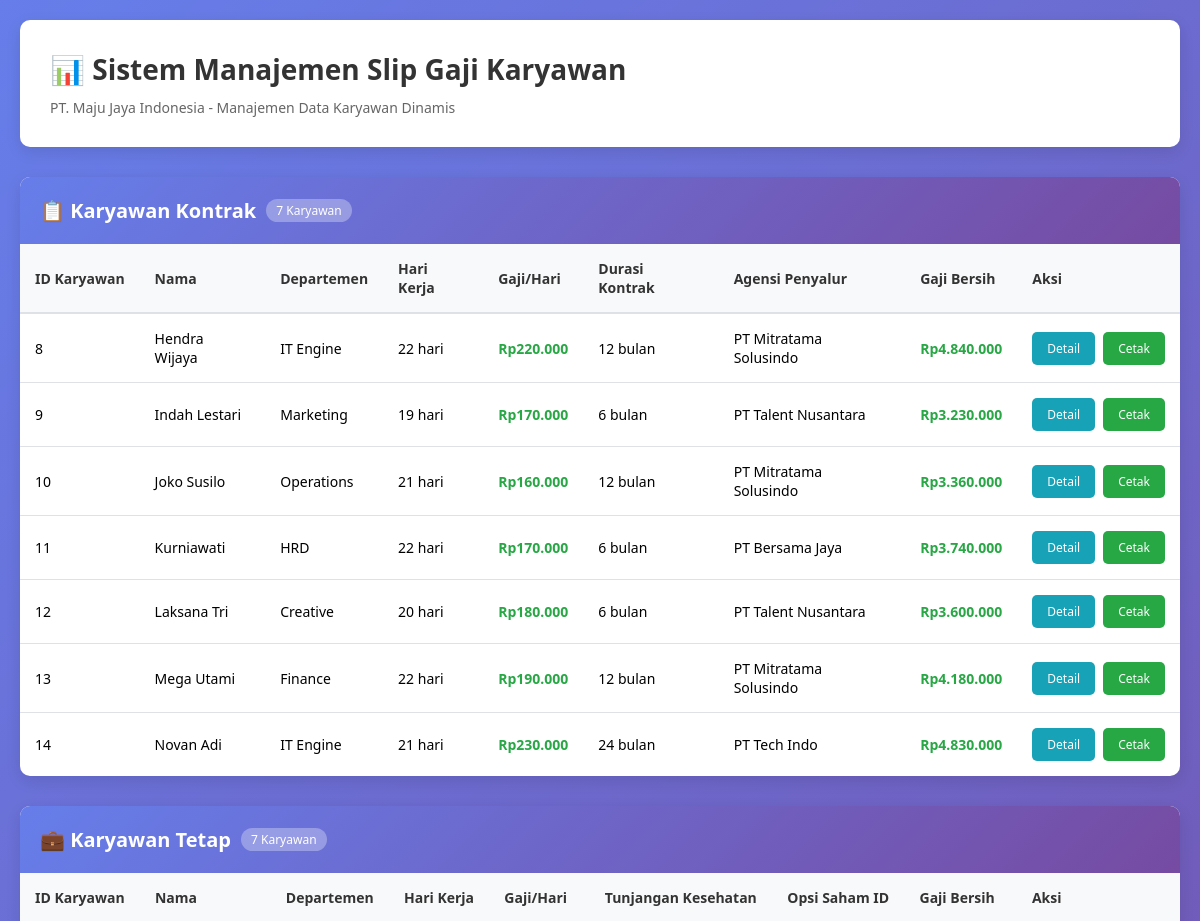
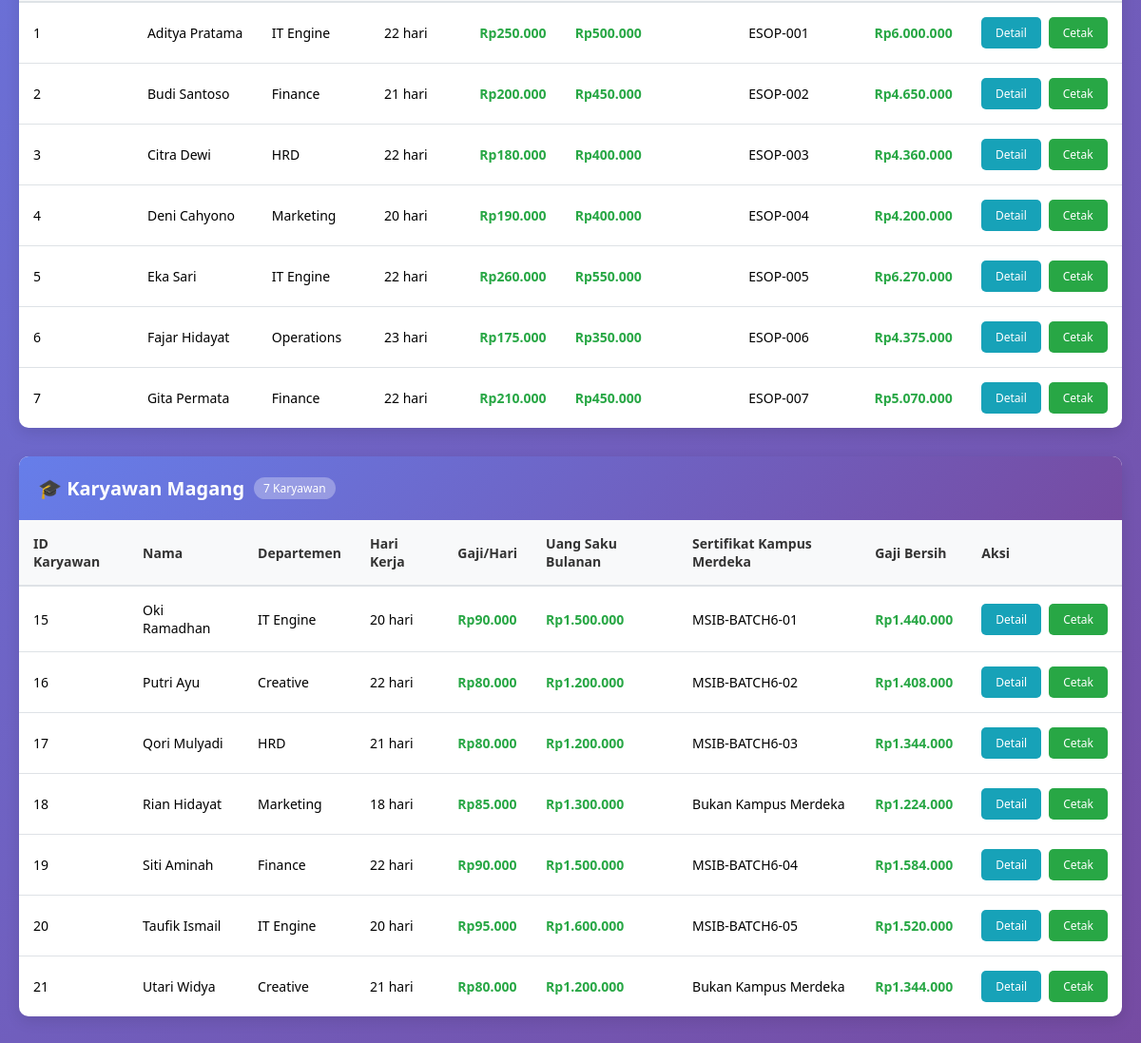
The page / on the database its author committed (2 pictures, top to bottom).
### tables this page shows
CREATE TABLE `tabel_karyawan` (
  `id_karyawan` int NOT NULL,
  `nama_karyawan` varchar(100) NOT NULL,
  `departemen` varchar(50) NOT NULL,
  `hari_kerja_masuk` int NOT NULL,
  `gaji_dasar_per_hari` decimal(10,2) NOT NULL,
  `jenis_karyawan` enum('kontrak','tetap','magang') NOT NULL,
  `durasi_kontrak_bulan` int DEFAULT NULL,
  `agensi_penyalur` varchar(100) DEFAULT NULL,
  `tunjangan_kesehatan` decimal(10,2) DEFAULT NULL,
  `opsi_saham_id` varchar(50) DEFAULT NULL,
  `uang_saku_bulanan` decimal(10,2) DEFAULT NULL,
  `sertifikat_kampus_merdeka` varchar(100) DEFAULT NULL,
  `tanggal_dibuat` timestamp NULL DEFAULT CURRENT_TIMESTAMP
);

### Karyawan.php (called while the page is built, shortened)
<?php
abstract class Karyawan {
    protected $id_karyawan;
    protected $nama_karyawan;
    protected $departemen;
    protected $hariKerjaMasuk;
    protected $gajiDasarPerHari;
    public function __construct($id_karyawan, $nama_karyawan, $departemen, $hariKerjaMasuk, $gajiDasarPerHari) {
        $this->id_karyawan = $id_karyawan;
        $this->nama_karyawan = $nama_karyawan;
        $this->departemen = $departemen;
        $this->hariKerjaMasuk = $hariKerjaMasuk;
        $this->gajiDasarPerHari = $gajiDasarPerHari;
    }
    public function getIdKaryawan() {
        return $this->id_karyawan;
    }
    public function getNamaKaryawan() {
        return $this->nama_karyawan;
    }
    public function getDepartemen() {
        return $this->departemen;
    }
    public function getHariKerjaMasuk() {
        return $this->hariKerjaMasuk;
    }
    public function getGajiDasarPerHari() {
        return $this->gajiDasarPerHari;
    }
}
?>

### KaryawanKontrak.php (called while the page is built, shortened)
<?php
require_once 'Karyawan.php';
class KaryawanKontrak extends Karyawan {
    protected $durasiKontrakBulan;
    protected $agensiPenyalur;
    public function __construct($id_karyawan, $nama_karyawan, $departemen, $hariKerjaMasuk, $gajiDasarPerHari, $durasiKontrakBulan, $agensiPenyalur) {
        $this->durasiKontrakBulan = $durasiKontrakBulan;
        $this->agensiPenyalur = $agensiPenyalur;
    }
    public function hitungGajiBersih() {
        $gajiBersih = $this->hariKerjaMasuk * $this->gajiDasarPerHari;
        return $gajiBersih;
    }
    public function getDurasiKontrakBulan() {
        return $this->durasiKontrakBulan;
    }
    public function getAgensiPenyalur() {
        return $this->agensiPenyalur;
    }
}
?>

### KaryawanTetap.php (called while the page is built, shortened)
<?php
require_once 'Karyawan.php';
class KaryawanTetap extends Karyawan {
    protected $tunjanganKesehatan;
    protected $opsiSahamId;
    public function __construct($id_karyawan, $nama_karyawan, $departemen, $hariKerjaMasuk, $gajiDasarPerHari, $tunjanganKesehatan, $opsiSahamId) {
        $this->tunjanganKesehatan = $tunjanganKesehatan;
        $this->opsiSahamId = $opsiSahamId;
    }
    public function hitungGajiBersih() {
        $gajiBersih = ($this->hariKerjaMasuk * $this->gajiDasarPerHari) + $this->tunjanganKesehatan;
        return $gajiBersih;
    }
    public function getTunjanganKesehatan() {
        return $this->tunjanganKesehatan;
    }
    public function getOpsiSahamId() {
        return $this->opsiSahamId;
    }
}
?>

### KaryawanMagang.php (called while the page is built, shortened)
<?php
require_once 'Karyawan.php';
class KaryawanMagang extends Karyawan {
    protected $uangSakuBulanan;
    protected $sertifikatKampusMerdeka;
    public function __construct($id_karyawan, $nama_karyawan, $departemen, $hariKerjaMasuk, $gajiDasarPerHari, $uangSakuBulanan, $sertifikatKampusMerdeka) {
        $this->uangSakuBulanan = $uangSakuBulanan;
        $this->sertifikatKampusMerdeka = $sertifikatKampusMerdeka;
    }
    public function hitungGajiBersih() {
        $gajiBersih = ($this->hariKerjaMasuk * $this->gajiDasarPerHari) * 0.80;
        return $gajiBersih;
    }
    public function getUangSakuBulanan() {
        return $this->uangSakuBulanan;
    }
    public function getSertifikatKampusMerdeka() {
        return $this->sertifikatKampusMerdeka;
    }
}
?>

### index.php (the view, shortened to what this page needs)
<?php
require_once 'koneksi.php';
require_once 'Karyawan.php';
require_once 'KaryawanKontrak.php';
require_once 'KaryawanTetap.php';
require_once 'KaryawanMagang.php';
$karyawanKontrak = [];
$karyawanTetap = [];
$karyawanMagang = [];
$queryKontrak = "SELECT * FROM tabel_karyawan WHERE jenis_karyawan = 'kontrak'";
$resultKontrak = $koneksi->query($queryKontrak);
if ($resultKontrak && $resultKontrak->num_rows > 0) {
    while ($row = $resultKontrak->fetch_assoc()) {
        $karyawanKontrak[] = new KaryawanKontrak(
            $row['id_karyawan'],
            $row['nama_karyawan'],
            $row['departemen'],
            $row['hari_kerja_masuk'],
            $row['gaji_dasar_per_hari'],
            $row['durasi_kontrak_bulan'],
            $row['agensi_penyalur']
        );
    }
}
$queryTetap = "SELECT * FROM tabel_karyawan WHERE jenis_karyawan = 'tetap'";
$resultTetap = $koneksi->query($queryTetap);
if ($resultTetap && $resultTetap->num_rows > 0) {
    while ($row = $resultTetap->fetch_assoc()) {
        $karyawanTetap[] = new KaryawanTetap(
            $row['id_karyawan'],
            $row['nama_karyawan'],
            $row['departemen'],
            $row['hari_kerja_masuk'],
            $row['gaji_dasar_per_hari'],
            $row['tunjangan_kesehatan'],
            $row['opsi_saham_id']
        );
    }
}
$queryMagang = "SELECT * FROM tabel_karyawan WHERE jenis_karyawan = 'magang'";
$resultMagang = $koneksi->query($queryMagang);
if ($resultMagang && $resultMagang->num_rows > 0) {
    while ($row = $resultMagang->fetch_assoc()) {
        $karyawanMagang[] = new KaryawanMagang(
            $row['id_karyawan'],
            $row['nama_karyawan'],
            $row['departemen'],
            $row['hari_kerja_masuk'],
            $row['gaji_dasar_per_hari'],
            $row['uang_saku_bulanan'],
            $row['sertifikat_kampus_merdeka']
        );
    }
}
?>
<!DOCTYPE html>
<html lang="id">
<head>
</head>
<body>
    <div class="container">
        <div class="header">
            <h1>📊 Sistem Manajemen Slip Gaji Karyawan</h1>
            <p>PT. Maju Jaya Indonesia - Manajemen Data Karyawan Dinamis</p>
        </div>
        <div class="section">
            <div class="section-title">
                📋 Karyawan Kontrak
                <span class="badge"><?php echo count($karyawanKontrak); ?> Karyawan</span>
            </div>
            <div class="content">
                <?php if (count($karyawanKontrak) > 0): ?>
                    <table class="table">
                        <thead>
                            <tr>
                                <th>ID Karyawan</th>
                                <th>Nama</th>
                                <th>Departemen</th>
                                <th>Hari Kerja</th>
                                <th>Gaji/Hari</th>
                                <th>Durasi Kontrak</th>
                                <th>Agensi Penyalur</th>
                                <th>Gaji Bersih</th>
                                <th>Aksi</th>
                            </tr>
                        </thead>
                        <tbody>
                            <?php foreach ($karyawanKontrak as $k): ?>
                                <tr>
                                    <td><?php echo $k->getIdKaryawan(); ?></td>
                                    <td><?php echo $k->getNamaKaryawan(); ?></td>
                                    <td><?php echo $k->getDepartemen(); ?></td>
                                    <td><?php echo $k->getHariKerjaMasuk(); ?> hari</td>
                                    <td class="rupiah">Rp<?php echo number_format($k->getGajiDasarPerHari(), 0, ',', '.'); ?></td>
                                    <td><?php echo $k->getDurasiKontrakBulan(); ?> bulan</td>
                                    <td><?php echo $k->getAgensiPenyalur(); ?></td>
                                    <td class="rupiah">Rp<?php echo number_format($k->hitungGajiBersih(), 0, ',', '.'); ?></td>
                                    <td>
                                        <div class="action-buttons">
                                            <a href="detail_karyawan.php?id=<?php echo $k->getIdKaryawan(); ?>&tipe=kontrak" class="btn btn-info">Detail</a>
                                            <a href="print_slip_gaji.php?id=<?php echo $k->getIdKaryawan(); ?>&tipe=kontrak" class="btn btn-success" target="_blank">Cetak</a>
                                        </div>
                                    </td>
                                </tr>
                            <?php endforeach; ?>
                        </tbody>
                    </table>
                <?php else: ?>
                    <div class="empty-message">
                        ℹ️ Tidak ada data Karyawan Kontrak
                    </div>
                <?php endif; ?>
            </div>
        </div>
        <div class="section">
            <div class="section-title">
                💼 Karyawan Tetap
                <span class="badge"><?php echo count($karyawanTetap); ?> Karyawan</span>
            </div>
            <div class="content">
                <?php if (count($karyawanTetap) > 0): ?>
                    <table class="table">
                        <thead>
                            <tr>
                                <th>ID Karyawan</th>
                                <th>Nama</th>
                                <th>Departemen</th>
                                <th>Hari Kerja</th>
                                <th>Gaji/Hari</th>
                                <th>Tunjangan Kesehatan</th>
                                <th>Opsi Saham ID</th>
                                <th>Gaji Bersih</th>
                                <th>Aksi</th>
                            </tr>
                        </thead>
                        <tbody>
                            <?php foreach ($karyawanTetap as $k): ?>
                                <tr>
                                    <td><?php echo $k->getIdKaryawan(); ?></td>
                                    <td><?php echo $k->getNamaKaryawan(); ?></td>
                                    <td><?php echo $k->getDepartemen(); ?></td>
                                    <td><?php echo $k->getHariKerjaMasuk(); ?> hari</td>
                                    <td class="rupiah">Rp<?php echo number_format($k->getGajiDasarPerHari(), 0, ',', '.'); ?></td>
                                    <td class="rupiah">Rp<?php echo number_format($k->getTunjanganKesehatan(), 0, ',', '.'); ?></td>
                                    <td><?php echo $k->getOpsiSahamId(); ?></td>
                                    <td class="rupiah">Rp<?php echo number_format($k->hitungGajiBersih(), 0, ',', '.'); ?></td>
                                    <td>
                                        <div class="action-buttons">
                                            <a href="detail_karyawan.php?id=<?php echo $k->getIdKaryawan(); ?>&tipe=tetap" class="btn btn-info">Detail</a>
                                            <a href="print_slip_gaji.php?id=<?php echo $k->getIdKaryawan(); ?>&tipe=tetap" class="btn btn-success" target="_blank">Cetak</a>
                                        </div>
                                    </td>
                                </tr>
                            <?php endforeach; ?>
                        </tbody>
                    </table>
                <?php else: ?>
                    <div class="empty-message">
                        ℹ️ Tidak ada data Karyawan Tetap
                    </div>
                <?php endif; ?>
            </div>
        </div>
        <div class="section">
            <div class="section-title">
                🎓 Karyawan Magang
                <span class="badge"><?php echo count($karyawanMagang); ?> Karyawan</span>
            </div>
            <div class="content">
                <?php if (count($karyawanMagang) > 0): ?>
                    <table class="table">
                        <thead>
                            <tr>
                                <th>ID Karyawan</th>
                                <th>Nama</th>
                                <th>Departemen</th>
                                <th>Hari Kerja</th>
                                <th>Gaji/Hari</th>
                                <th>Uang Saku Bulanan</th>
                                <th>Sertifikat Kampus Merdeka</th>
                                <th>Gaji Bersih</th>
                                <th>Aksi</th>
                            </tr>
                        </thead>
                        <tbody>
                            <?php foreach ($karyawanMagang as $k): ?>
                                <tr>
                                    <td><?php echo $k->getIdKaryawan(); ?></td>
                                    <td><?php echo $k->getNamaKaryawan(); ?></td>
                                    <td><?php echo $k->getDepartemen(); ?></td>
                                    <td><?php echo $k->getHariKerjaMasuk(); ?> hari</td>
                                    <td class="rupiah">Rp<?php echo number_format($k->getGajiDasarPerHari(), 0, ',', '.'); ?></td>
                                    <td class="rupiah">Rp<?php echo number_format($k->getUangSakuBulanan(), 0, ',', '.'); ?></td>
                                    <td><?php echo $k->getSertifikatKampusMerdeka(); ?></td>
                                    <td class="rupiah">Rp<?php echo number_format($k->hitungGajiBersih(), 0, ',', '.'); ?></td>
                                    <td>
                                        <div class="action-buttons">
                                            <a href="detail_karyawan.php?id=<?php echo $k->getIdKaryawan(); ?>&tipe=magang" class="btn btn-info">Detail</a>
                                            <a href="print_slip_gaji.php?id=<?php echo $k->getIdKaryawan(); ?>&tipe=magang" class="btn btn-success" target="_blank">Cetak</a>
                                        </div>
                                    </td>
                                </tr>
                            <?php endforeach; ?>
                        </tbody>
                    </table>
                <?php else: ?>
                    <div class="empty-message">
                        ℹ️ Tidak ada data Karyawan Magang
                    </div>
                <?php endif; ?>
            </div>
        </div>
    </div>
</body>
</html>

### index.php (style rules this page uses)
* { margin: 0; padding: 0; box-sizing: border-box; }
body { font-family: 'Segoe UI', Tahoma, Geneva, Verdana, sans-serif; background: linear-gradient(135deg, #667eea 0%, #764ba2 100%); min-height: 100vh; padding: 20px; }
.container { max-width: 1400px; margin: 0 auto; }
.header { background: white; padding: 30px; border-radius: 10px; margin-bottom: 30px; box-shadow: 0 5px 15px rgba(0, 0, 0, 0.1); }
.header h1 { color: #333; margin-bottom: 10px; font-size: 28px; }
.header p { color: #666; font-size: 14px; }
.section { background: white; margin-bottom: 30px; border-radius: 10px; overflow: hidden; box-shadow: 0 5px 15px rgba(0, 0, 0, 0.1); }
.section-title { padding: 20px; background: linear-gradient(135deg, #667eea 0%, #764ba2 100%); color: white; font-size: 20px; font-weight: bold; display: flex; align-items: center; gap: 10px; }
.badge { background: rgba(255, 255, 255, 0.3); padding: 3px 10px; border-radius: 20px; font-size: 12px; font-weight: normal; }
.content { padding: 0; }
.table { width: 100%; border-collapse: collapse; }
.table thead { background: #f8f9fa; border-bottom: 2px solid #dee2e6; }
.table th { padding: 15px; text-align: left; font-weight: 600; color: #333; font-size: 14px; }
.table td { padding: 15px; border-bottom: 1px solid #dee2e6; font-size: 14px; }
.table tbody tr:last-child td { border-bottom: none; }
.action-buttons { display: flex; gap: 8px; }
.btn { padding: 8px 15px; border: none; border-radius: 5px; cursor: pointer; font-size: 12px; text-decoration: none; display: inline-block; transition: all 0.3s ease; }
.btn-success { background: #28a745; color: white; }
.btn-info { background: #17a2b8; color: white; }
.rupiah { font-weight: 600; color: #28a745; }

### rows shown on the page
tabel_karyawan: id_karyawan "8", nama_karyawan "Hendra Wijaya", departemen "IT Engine", hari_kerja_masuk "22", gaji_dasar_per_hari "220.000", durasi_kontrak_bulan "12", agensi_penyalur "PT Mitratama Solusindo", $k->hitungGajiBersih() "4.840.000"
tabel_karyawan: id_karyawan "9", nama_karyawan "Indah Lestari", departemen "Marketing", hari_kerja_masuk "19", gaji_dasar_per_hari "170.000", durasi_kontrak_bulan "6", agensi_penyalur "PT Talent Nusantara", $k->hitungGajiBersih() "3.230.000"
tabel_karyawan: id_karyawan "10", nama_karyawan "Joko Susilo", departemen "Operations", hari_kerja_masuk "21", gaji_dasar_per_hari "160.000", durasi_kontrak_bulan "12", agensi_penyalur "PT Mitratama Solusindo", $k->hitungGajiBersih() "3.360.000"
tabel_karyawan: id_karyawan "11", nama_karyawan "Kurniawati", departemen "HRD", hari_kerja_masuk "22", gaji_dasar_per_hari "170.000", durasi_kontrak_bulan "6", agensi_penyalur "PT Bersama Jaya", $k->hitungGajiBersih() "3.740.000"
tabel_karyawan: id_karyawan "12", nama_karyawan "Laksana Tri", departemen "Creative", hari_kerja_masuk "20", gaji_dasar_per_hari "180.000", durasi_kontrak_bulan "6", agensi_penyalur "PT Talent Nusantara", $k->hitungGajiBersih() "3.600.000"
tabel_karyawan: id_karyawan "13", nama_karyawan "Mega Utami", departemen "Finance", hari_kerja_masuk "22", gaji_dasar_per_hari "190.000", durasi_kontrak_bulan "12", agensi_penyalur "PT Mitratama Solusindo", $k->hitungGajiBersih() "4.180.000"
tabel_karyawan: id_karyawan "14", nama_karyawan "Novan Adi", departemen "IT Engine", hari_kerja_masuk "21", gaji_dasar_per_hari "230.000", durasi_kontrak_bulan "24", agensi_penyalur "PT Tech Indo", $k->hitungGajiBersih() "4.830.000"
tabel_karyawan: id_karyawan "1", nama_karyawan "Aditya Pratama", departemen "IT Engine", hari_kerja_masuk "22", gaji_dasar_per_hari "250.000", tunjangan_kesehatan "500.000", opsi_saham "ESOP-001", $k->hitungGajiBersih() "6.000.000"
tabel_karyawan: id_karyawan "2", nama_karyawan "Budi Santoso", departemen "Finance", hari_kerja_masuk "21", gaji_dasar_per_hari "200.000", tunjangan_kesehatan "450.000", opsi_saham "ESOP-002", $k->hitungGajiBersih() "4.650.000"
tabel_karyawan: id_karyawan "3", nama_karyawan "Citra Dewi", departemen "HRD", hari_kerja_masuk "22", gaji_dasar_per_hari "180.000", tunjangan_kesehatan "400.000", opsi_saham "ESOP-003", $k->hitungGajiBersih() "4.360.000"
tabel_karyawan: id_karyawan "4", nama_karyawan "Deni Cahyono", departemen "Marketing", hari_kerja_masuk "20", gaji_dasar_per_hari "190.000", tunjangan_kesehatan "400.000", opsi_saham "ESOP-004", $k->hitungGajiBersih() "4.200.000"
tabel_karyawan: id_karyawan "5", nama_karyawan "Eka Sari", departemen "IT Engine", hari_kerja_masuk "22", gaji_dasar_per_hari "260.000", tunjangan_kesehatan "550.000", opsi_saham "ESOP-005", $k->hitungGajiBersih() "6.270.000"
tabel_karyawan: id_karyawan "6", nama_karyawan "Fajar Hidayat", departemen "Operations", hari_kerja_masuk "23", gaji_dasar_per_hari "175.000", tunjangan_kesehatan "350.000", opsi_saham "ESOP-006", $k->hitungGajiBersih() "4.375.000"
tabel_karyawan: id_karyawan "7", nama_karyawan "Gita Permata", departemen "Finance", hari_kerja_masuk "22", gaji_dasar_per_hari "210.000", tunjangan_kesehatan "450.000", opsi_saham "ESOP-007", $k->hitungGajiBersih() "5.070.000"
tabel_karyawan: id_karyawan "15", nama_karyawan "Oki Ramadhan", departemen "IT Engine", hari_kerja_masuk "20", gaji_dasar_per_hari "90.000", uang_saku_bulanan "1.500.000", sertifikat_kampus_merdeka "MSIB-BATCH6-01", $k->hitungGajiBersih() "1.440.000"
tabel_karyawan: id_karyawan "16", nama_karyawan "Putri Ayu", departemen "Creative", hari_kerja_masuk "22", gaji_dasar_per_hari "80.000", uang_saku_bulanan "1.200.000", sertifikat_kampus_merdeka "MSIB-BATCH6-02", $k->hitungGajiBersih() "1.408.000"
tabel_karyawan: id_karyawan "17", nama_karyawan "Qori Mulyadi", departemen "HRD", hari_kerja_masuk "21", gaji_dasar_per_hari "80.000", uang_saku_bulanan "1.200.000", sertifikat_kampus_merdeka "MSIB-BATCH6-03", $k->hitungGajiBersih() "1.344.000"
tabel_karyawan: id_karyawan "18", nama_karyawan "Rian Hidayat", departemen "Marketing", hari_kerja_masuk "18", gaji_dasar_per_hari "85.000", uang_saku_bulanan "1.300.000", sertifikat_kampus_merdeka "Bukan Kampus Merdeka", $k->hitungGajiBersih() "1.224.000"
tabel_karyawan: id_karyawan "19", nama_karyawan "Siti Aminah", departemen "Finance", hari_kerja_masuk "22", gaji_dasar_per_hari "90.000", uang_saku_bulanan "1.500.000", sertifikat_kampus_merdeka "MSIB-BATCH6-04", $k->hitungGajiBersih() "1.584.000"
tabel_karyawan: id_karyawan "20", nama_karyawan "Taufik Ismail", departemen "IT Engine", hari_kerja_masuk "20", gaji_dasar_per_hari "95.000", uang_saku_bulanan "1.600.000", sertifikat_kampus_merdeka "MSIB-BATCH6-05", $k->hitungGajiBersih() "1.520.000"
tabel_karyawan: id_karyawan "21", nama_karyawan "Utari Widya", departemen "Creative", hari_kerja_masuk "21", gaji_dasar_per_hari "80.000", uang_saku_bulanan "1.200.000", sertifikat_kampus_merdeka "Bukan Kampus Merdeka", $k->hitungGajiBersih() "1.344.000"

### other values the page prints
count($karyawanKontrak) "7"
count($karyawanTetap) "7"
count($karyawanMagang) "7"
